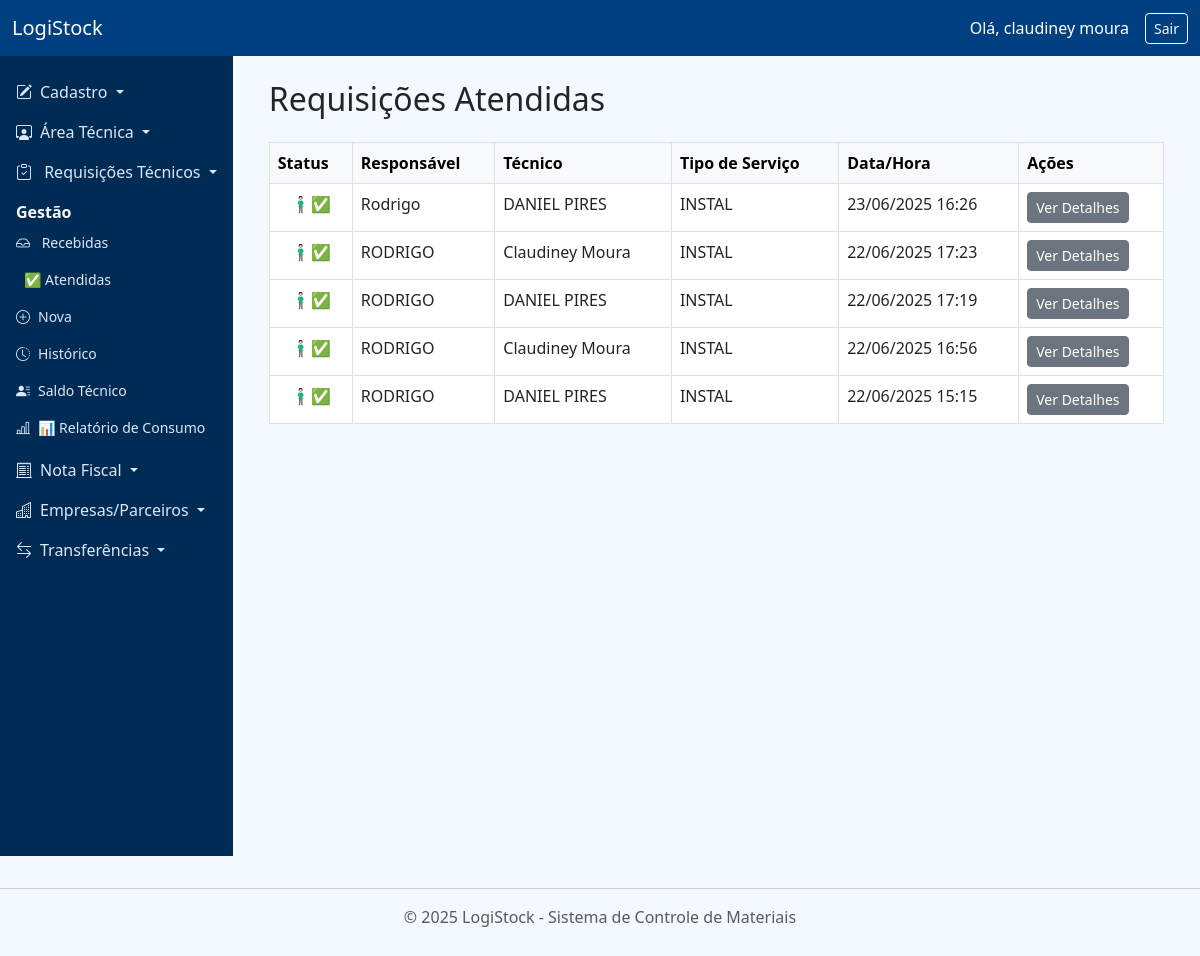
The page /requisicoes_tecnicos/atendidas (signed in) on the database its author committed.
### app/models.py (models this page shows, shortened)
class Usuario(db.Model, UserMixin):
    __tablename__ = 'usuarios'
    id = db.Column(db.Integer, primary_key=True)
    nome = db.Column(db.String(150), nullable=False)
    email = db.Column(db.String(120), unique=True, nullable=False)
    senha_hash = db.Column(db.String(255), nullable=False)
    perfil = db.Column(db.String(50), nullable=False)
    status = db.Column(db.String(20), default='Ativo')

class RequisicaoTecnico(db.Model):
    __tablename__ = 'requisicoes_tecnicos'
    id = db.Column(db.Integer, primary_key=True)
    solicitante_responsavel = db.Column(db.String(100), nullable=False)
    solicitante_tecnico = db.Column(db.String(100), nullable=False)
    solicitante_tecnico_id = db.Column(db.Integer, db.ForeignKey('tecnicos.id'))
    tecnico_rel = db.relationship('Tecnico', foreign_keys=[solicitante_tecnico_id])
    tipo_servico = db.Column(db.String(100), nullable=False)
    data_hora = db.Column(db.DateTime, default=datetime.utcnow)
    observacao = db.Column(db.Text)
    status = db.Column(db.String(20), default="Pendente")
    observacao_estoque = db.Column(db.Text)
    itens = db.relationship("RequisicaoTecnicoItem", backref="requisicao", lazy=True, cascade="all, delete-orphan")

### app/routes/requisicoes_tecnicos.py (the view)
@bp_requisicoes_tecnicos.route("/atendidas")
@login_required
def atendidas():
    requisicoes = (
        RequisicaoTecnico.query.filter_by(status="material_entregue")
        .order_by(RequisicaoTecnico.data_hora.desc())
        .all()
    )
    return render_template("requisicoes_tecnicos/atendidas.html", requisicoes=requisicoes)

### app/routes/auth.py (called while the page is built)
@login_manager.user_loader
def load_user(user_id):
    return Usuario.query.get(int(user_id))

### app/templates/requisicoes_tecnicos/atendidas.html
{% extends "base.html" %}
{% block content %}
<div class="container">
  <h2 class="mb-4">Requisições Atendidas</h2>
  {% if requisicoes %}
  <table class="table table-hover table-bordered">
    <thead class="table-light">
      <tr>
        <th>Status</th>
        <th>Responsável</th>
        <th>Técnico</th>
        <th>Tipo de Serviço</th>
        <th>Data/Hora</th>
        <th>Ações</th>
      </tr>
    </thead>
    <tbody>
      {% for req in requisicoes %}
      <tr>
        <td class="text-center">
          {% if req.status == 'material_entregue' %}
            <span title="Entregue">🧍🏻‍♂️✅</span>
          {% endif %}
        </td>
        <td>{{ req.solicitante_responsavel }}</td>
        <td>{{ req.solicitante_tecnico }}</td>
        <td>{{ req.tipo_servico }}</td>
        <td>{{ req.data_hora.strftime('%d/%m/%Y %H:%M') }}</td>
        <td>
          <a href="{{ url_for('requisicoes_tecnicos.detalhes', requisicao_id=req.id) }}" class="btn btn-sm btn-secondary">Ver Detalhes</a>
        </td>
      </tr>
      {% endfor %}
    </tbody>
  </table>
  {% else %}
  <p>Nenhuma requisição atendida até o momento.</p>
  {% endif %}
</div>
{% endblock %}

### app/templates/base.html (shortened to what this page needs)
<!DOCTYPE html>
<html lang="pt-br">
  <head>
    <link rel="stylesheet" href="https://cdn.jsdelivr.net/npm/bootstrap@5.3.0/dist/css/bootstrap.min.css" />
    <link rel="stylesheet" href="https://cdn.jsdelivr.net/npm/bootstrap-icons@1.10.5/font/bootstrap-icons.css" />
    <link rel="stylesheet" href="{{ url_for('static', filename='css/custom.css') }}">
  </head>
  <body>
    <nav class="navbar navbar-dark bg-dark">
      <div class="container-fluid">
        <a class="navbar-brand" href="/">LogiStock</a>
        {% if current_user.is_authenticated %}
          <div class="d-flex align-items-center text-white">
            <span class="me-3">Olá, {{ current_user.nome }}</span>
            <a href="{{ url_for('auth.logout') }}" class="btn btn-outline-light btn-sm">Sair</a>
          </div>
        {% else %}
          <div>
            <a href="{{ url_for('auth.login') }}" class="btn btn-outline-light btn-sm">Entrar</a>
          </div>
        {% endif %}
      </div>
    </nav>
    <div id="main-content">
      <nav id="sidebar" class="d-flex flex-column">
        <ul class="nav flex-column">
          <li class="nav-item">
            <a class="nav-link dropdown-toggle" href="#cadastroSubmenu" data-bs-toggle="collapse" role="button" aria-expanded="false" aria-controls="cadastroSubmenu">
              <i class="bi bi-pencil-square me-2"></i>Cadastro
            </a>
          </li>
            <li class="nav-item">
              <a class="nav-link dropdown-toggle" href="#areaTecnicaSubmenu" data-bs-toggle="collapse" role="button" aria-expanded="false" aria-controls="areaTecnicaSubmenu">
                <i class="bi bi-person-workspace me-2"></i>Área Técnica
              </a>
            </li>
<li class="nav-item">
  <a
    class="nav-link dropdown-toggle"
    href="#requisicoesTecnicosSubmenu"
    data-bs-toggle="collapse"
    role="button"
    aria-expanded="false"
    aria-controls="requisicoesTecnicosSubmenu"
  >
    {% if requisicoes_tecnicos_pendentes > 0 %}
      <i class="bi bi-person-exclamation me-2 text-danger"></i>
    {% else %}
      <i class="bi bi-clipboard-check me-2"></i>
    {% endif %}
    Requisições Técnicos
  </a>
  <div class="collapse show" id="requisicoesTecnicosSubmenu">
    <div class="menu-header">Gestão</div>
    <ul class="btn-toggle-nav list-unstyled fw-normal pb-1 small">
      {% if current_user.perfil in ['estoque', 'admin'] %}
      <li>
        <a class="nav-link px-3" href="{{ url_for('requisicoes_tecnicos.recebidas') }}">
          {% if requisicoes_tecnicos_pendentes > 0 %}
            <i class="bi bi-person-exclamation me-2 text-danger"></i>
          {% else %}
            <i class="bi bi-inbox me-2"></i>
          {% endif %}
          Recebidas
        </a>
      </li>
      {% endif %}
      {% if current_user.perfil in ['estoque', 'admin', 'tecnico'] %}
      <li>
        <a class="nav-link px-3" href="{{ url_for('requisicoes_tecnicos.atendidas') }}">
          ✅ Atendidas
        </a>
      </li>
      {% endif %}
      <li>
        <a href="{{ url_for('requisicoes_tecnicos.nova_requisicao') }}" class="nav-link px-3">
          <i class="bi bi-plus-circle me-2"></i>Nova
        </a>
      </li>
      <li>
        <a href="{{ url_for('requisicoes_tecnicos.historico') }}" class="nav-link px-3">
          <i class="bi bi-clock-history me-2"></i>Histórico
        </a>
      </li>
      <li>
        <a class="nav-link px-3" href="{{ url_for('saldo_tecnico.exibir_saldo') }}">
          <i class="bi bi-person-lines-fill me-2"></i>Saldo Técnico
        </a>
      </li>
      {% if current_user.perfil in ['admin', 'estoque'] %}
<li>
  <a class="nav-link px-3" href="{{ url_for('requisicoes_tecnicos.relatorio_consumo') }}">
    <i class="bi bi-bar-chart-line me-2"></i>📊 Relatório de Consumo
  </a>
</li>
{% endif %}
    </ul>
  </div>
</li>
          <li class="nav-item">
            <a
              class="nav-link dropdown-toggle"
              href="#notaFiscalSubmenu"
              data-bs-toggle="collapse"
              role="button"
              aria-expanded="false"
              aria-controls="notaFiscalSubmenu"
            >
              <i class="bi bi-receipt-cutoff me-2"></i>Nota Fiscal
            </a>
          </li>
          <li class="nav-item">
            <a
              class="nav-link dropdown-toggle"
              href="#empresasSubmenu"
              data-bs-toggle="collapse"
              role="button"
              aria-expanded="false"
              aria-controls="empresasSubmenu"
            >
              <i class="bi bi-buildings me-2"></i>Empresas/Parceiros
            </a>
          </li>
          <li class="nav-item">
            <a
              class="nav-link dropdown-toggle"
              href="#transferenciasSubmenu"
              data-bs-toggle="collapse"
              role="button"
              aria-expanded="false"
              aria-controls="transferenciasSubmenu"
            >
              <i class="bi bi-arrow-left-right me-2"></i>Transferências
            </a>
          </li>
        </ul>
      </nav>
      <div class="flex-grow-1 p-4">
        {% block content %}{% endblock %}
      </div>
    </div>
    <footer class="text-center text-muted py-3 mt-auto">
      <hr />
      <p>&copy; 2025 LogiStock - Sistema de Controle de Materiais</p>
    </footer>
  </body>
</html>

### app/static/css/custom.css (style rules this page uses)
body { background-color: #f4f9ff; font-family: 'Segoe UI', sans-serif; }
#sidebar { background-color: #002b55 !important; }
#sidebar .nav-link, #sidebar .dropdown-item { color: #dce7f7; }
.navbar { background-color: #004080 !important; color: white; }
.navbar .navbar-brand, .navbar .nav-link, .navbar span { color: white; font-weight: 500; }

### app/templates/base.html (style rules this page uses)
body { display: flex; min-height: 100vh; flex-direction: column; margin: 0; }
#main-content { flex: 1; display: flex; }
#sidebar { min-width: 220px; background-color: #002b55; color: white; padding-top: 1rem; min-height: 100vh; }
#sidebar .nav-link, #sidebar .dropdown-item { color: #dce7f7; }
.menu-header { color: #f9fafb; font-weight: bold; padding: 0.5rem 1rem 0 1rem; }
.nav-link i { margin-right: 0.5rem; }

### rows shown on the page
Usuario: nome "claudiney moura"
RequisicaoTecnico: solicitante_responsavel "Rodrigo", solicitante_tecnico "DANIEL PIRES", tipo_servico "INSTAL", data_hora "23/06/2025 16:26"
RequisicaoTecnico: solicitante_responsavel "RODRIGO", solicitante_tecnico "Claudiney Moura", tipo_servico "INSTAL", data_hora "22/06/2025 17:23"
RequisicaoTecnico: solicitante_responsavel "RODRIGO", solicitante_tecnico "DANIEL PIRES", tipo_servico "INSTAL", data_hora "22/06/2025 17:19"
RequisicaoTecnico: solicitante_responsavel "RODRIGO", solicitante_tecnico "Claudiney Moura", tipo_servico "INSTAL", data_hora "22/06/2025 16:56"
RequisicaoTecnico: solicitante_responsavel "RODRIGO", solicitante_tecnico "DANIEL PIRES", tipo_servico "INSTAL", data_hora "22/06/2025 15:15"
